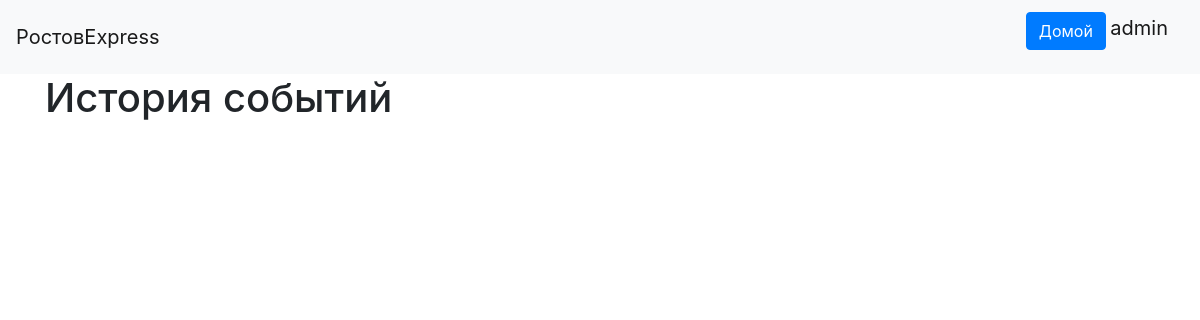
Page /history (signed in) on the earlier database version.
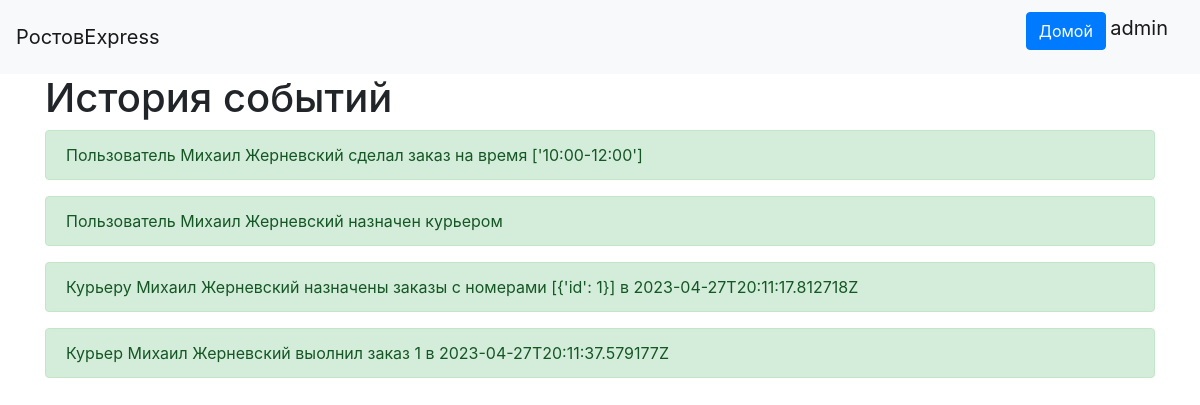
Same page on the later database version.
### data/users.py (models this page shows, shortened)
class User(SqlAlchemyBase, UserMixin):
    __tablename__ = 'users'
    id = sqlalchemy.Column(sqlalchemy.Integer,
                           primary_key=True, autoincrement=True)
    name = sqlalchemy.Column(sqlalchemy.String, nullable=True)
    about = sqlalchemy.Column(sqlalchemy.String, nullable=True)
    email = sqlalchemy.Column(sqlalchemy.String,
                              index=True, unique=True, nullable=True)
    phone_number = sqlalchemy.Column(sqlalchemy.String,
                              index=True, unique=True, nullable=True)
    hashed_password = sqlalchemy.Column(sqlalchemy.String, nullable=True)
    created_date = sqlalchemy.Column(sqlalchemy.DateTime,default=datetime.datetime.now)
    user_type = sqlalchemy.Column(sqlalchemy.Integer, nullable=True)
    c_id = sqlalchemy.Column(sqlalchemy.Integer, sqlalchemy.ForeignKey('couriers.id'), nullable=True)
    sqlalchemy.orm.relation('Courier')

### data/records.py (models this page shows)
class Record(SqlAlchemyBase):
    __tablename__ = 'records'
    id = sqlalchemy.Column(sqlalchemy.Integer, primary_key=True, autoincrement=True)
    event = sqlalchemy.Column(sqlalchemy.String, nullable=True)

### main.py (the view)
@app.route("/history", methods=["GET"])
@login_required
def view_history():
    if (current_user.user_type != 3):
        return redirect('/')
    db_sess = db_session.create_session()
    events = db_sess.query(Record).all()
    return render_template("history.html", items=events)

### data/db_session.py (called while the page is built)
def create_session() -> Session:
    global __factory
    return __factory()

### main.py (called while the page is built)
@login_manager.user_loader
def load_user(user_id):
    db_sess = db_session.create_session()
    return db_sess.query(User).get(user_id)

### templates/history.html
{% extends "base.html" %}
{% block content %}
<h1>История событий</h1>
{% for item in items %}
<div>
    <div class="alert alert-success">
        {{item.event}}
    </div>
</div>
{% endfor %}
{% endblock %}

### templates/base.html (shortened to what this page needs)
<!doctype html>
<html lang="en">
<head>
    <link rel="stylesheet"
          href="https://stackpath.bootstrapcdn.com/bootstrap/4.4.1/css/bootstrap.min.css"
>
</head>
<body>
<header>
    <nav class="navbar navbar-light bg-light">
        <a class="navbar-brand" href="#">РостовExpress</a>
        {% if current_user.is_authenticated %}
            <p>
                <a class="btn btn-primary " href="/">Домой</a>
                <a class="navbar-brand" href="/logout">{{ current_user.name }}</a>
            </p>
        {% else %}
            <p>
                <a class="btn btn-primary " href="/register">Зарегистрироваться</a>
                <a class="btn btn-success" href="/login">Войти</a>
            </p>
        {% endif %}
    </nav>
</header>
<main role="main" class="container">
    {% block content %}{% endblock %}
</main>
</body>
</html>

Differences in the rows shown:
added Record: event "Пользователь Михаил Жерневский сделал заказ на время ['10:00-12:00']"
added Record: event "Пользователь Михаил Жерневский назначен курьером"
added Record: event "Курьеру Михаил Жерневский назначены заказы с номерами [{'id': 1}] в 2023-04-27T20:11:17.812718Z"
added Record: event "Курьер Михаил Жерневский выолнил заказ 1 в 2023-04-27T20:11:37.579177Z"
